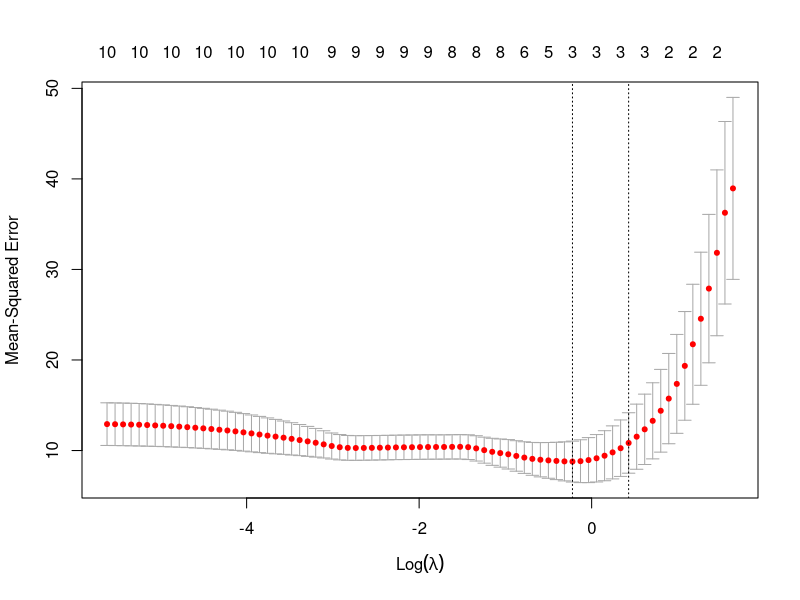

The R script that drew this image:
library(glmnet)

mtcarsm <- as.matrix(mtcars)
fit = glmnet(mtcarsm[,-1],mtcarsm[,1],alpha = 1)

cvfit = cv.glmnet(mtcarsm[,-1],mtcarsm[,1],alpha = 1)
coef(cvfit, s="lambda.min") #27
coef(cvfit, s="lambda.1se") #16
plot(cvfit)
#lambda increase, log(lambda) increase(in + direction, not abs val)